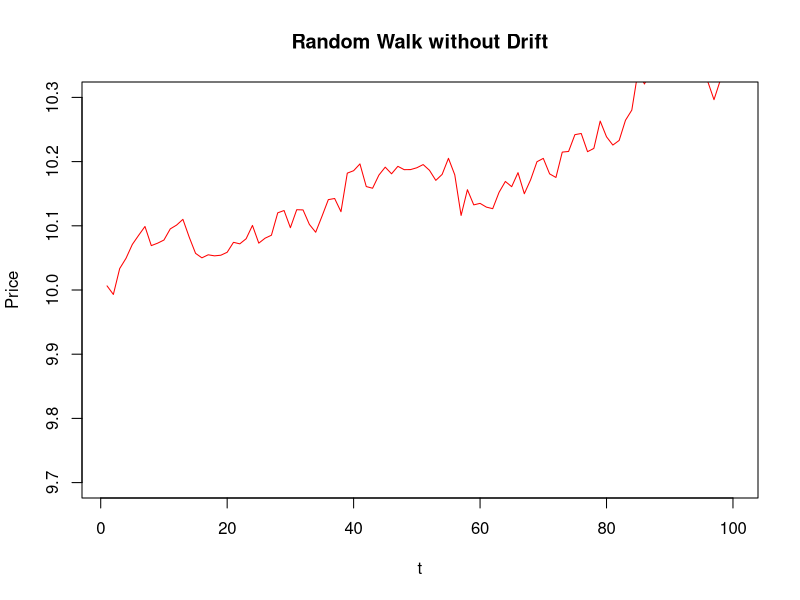
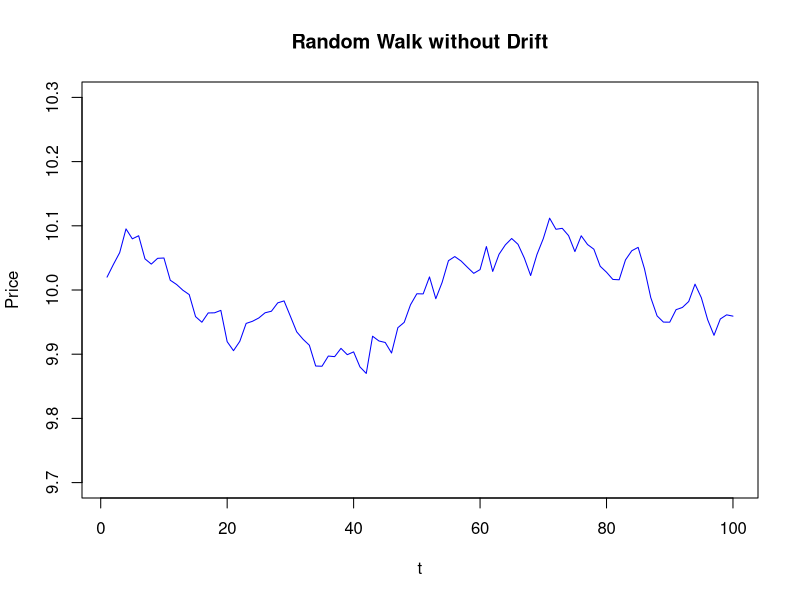

These figures' R source, in order:
## ---- chunk 1
knitr::opts_chunk$set(echo = TRUE, message = FALSE)
## ---- chunk 2
20000000/((1+(0.07/2))^(1/8))
## ---- chunk 3
4*log(1+(0.1/4))
## ---- chunk 4
# define annuity function
cal_annuity <- function(c, r, p) {
  a <- 0
  for (i in 1:p) {
    temp <- (1 + r)^(-i)
    a <- a + temp
  }
  return(c * a)
}
## ---- chunk 5
# calculate annuity
cal_annuity(100,0.0625,5)
## ---- chunk 6
250000/((1-((1+(0.08/12))^(-12*15)))/(0.08/12))
## ---- chunk 7
1/((1+(0.08/2))^(20*2))
## ---- chunk 8
1/((1+(0.08/2))^(10*2))
## ---- chunk 9
(100*0.1/2)*((1-(1+(0.15/2))^(-10*2))/(0.15/2))+(100/(1+(0.15/2))^(10*2))
## ---- chunk 10
# define yield-price function 
cal_price <- function(n, c, m) {
  p <- c()
  s <- seq(0.075, 0.105, 0.005)
  for (i in 1:length(s)) {
    p[i] <- 100 / ((1 + s[i] / m)^(n * m)) + (100 * c / m) * ((1 - (1 + (s[i] / m))^(-n * m)) / (s[i] / m))
  }
  return(p)
}
## ---- chunk 11
# calculate the prices under different yield 
cal_price(15, 0.09, 2)
## ---- chunk 12
RW <- function(N, x0, mu, variance) {
  z<-cumsum(rnorm(n=N, mean=0, 
                  sd=sqrt(variance)))
  t<-1:N
  x<-x0+t*mu+z
  return(x)
  }
# mu is the drift

P1<-RW(100,10,0,0.0004)
P2<-RW(100,10,0,0.0004)
plot(P1, main="Random Walk without Drift", 
     xlab="t",ylab="Price", ylim=c(9.7,10.3),
     typ='l', col="red")
## ---- chunk 13
plot(P2, main="Random Walk without Drift", 
     xlab="t",ylab="Price", ylim=c(9.7,10.3),
     typ='l', col="blue")
